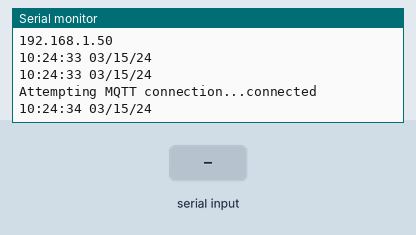
Bench run of a sketch on a simulated ESP32. Parts: the last lines printed to the serial monitor. The test bench sets the inputs (shaded band). WiFi joins after 1.5 s; servers stay silent unless stated; the local clock reads 2024-03-15 10:24:30 at power-on unless the sketch sets it; no MQTT or app messages arrive unless stated.

Above: at 4.2 s.
4.3 s: "90,45,200\n" received over the second serial link
At 4.93 s:
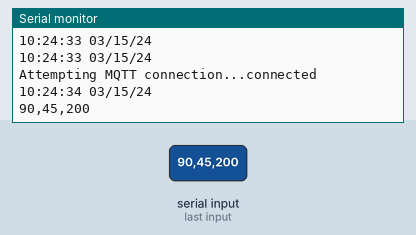
6.2 s: "90,45\n" received over the second serial link
At 6.94 s:
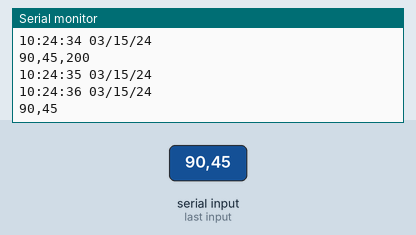
Timing chart, 0 to 9.2 s (numbered marks = the images above; inputs shaded):
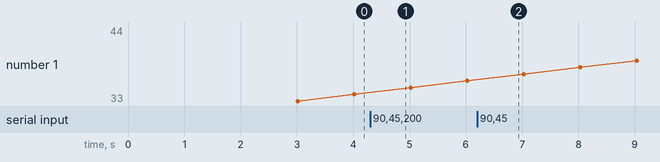

The sketch:

Sistem_A_ESP.ino
```cpp
#include "Header.h"

void ReceiveData(){
  while(Serial2.available() > 0){
    delay(10);
    char d = Serial2.read();
    data += d;
  }

  if (data.length() > 0){
    Serial.println(data);

    iradian = getValue(data,',',0).toInt();
    windSpeed = getValue(data,',',1).toInt();
    windDir = getValue(data,',',2).toInt();

    data = "";
  }
}

void SendSerial(){
  Serial2.println(TimeNow);
}

String getValue(String dataA, char separator, int index)
{
  int found = 0;
  int strIndex[] = {0, -1};
  int maxIndex = dataA.length()-1;

  for(int i=0; i<=maxIndex && found<=index; i++){
    if(dataA.charAt(i)==separator || i==maxIndex){
        found++;
        strIndex[0] = strIndex[1]+1;
        strIndex[1] = (i == maxIndex) ? i+1 : i;
    }
  }

  return found>index ? dataA.substring(strIndex[0], strIndex[1]) : "";
}

void LocalTime()
{
  struct tm timeinfo;
  if(!getLocalTime(&timeinfo)){
    Serial.println("Failed to obtain time");
    return;
  }
  strftime(TimeNow,30, "%H:%M:%S %x", &timeinfo);
  Serial.println(TimeNow);
}

void SetData(){
  LocalTime();
  sprintf(dataIr, "%d", iradian);
  sprintf(dataWs, "%d", windSpeed);
  sprintf(dataWd, "%d", windDir);
}


void setup_wifi() {
  delay(10);
  // We start by connecting to a WiFi network
  Serial.println();
  Serial.print("Connecting to ");
  Serial.println(wifi_ssid);

  WiFi.begin(wifi_ssid, wifi_password);

  if (WiFi.status() != WL_CONNECTED) {
    Serial.print("WIFI CONNECTING");
    while (WiFi.status() != WL_CONNECTED) {
      delay(500);
      Serial.print(".");
    }
    delay(500);
  }
  if (WiFi.status() == WL_CONNECTED) {
    Serial.print("WIFI CONNECTED");
    delay(1000);
  }

  Serial.println("");
  Serial.println("WiFi connected");
  Serial.println("IP address: ");
  Serial.println(WiFi.localIP());

}

void reconnect() {
  // Loop until we're reconnected
  while (!client.connected()) {
    Serial.print("Attempting MQTT connection...");
    if (client.connect("ESP8266Client", mqtt_user, mqtt_password)) {
      Serial.println("connected");
    } else {
      Serial.print("failed, rc=");
      Serial.print(client.state());
      Serial.println(" try again in 5 seconds");
      // Wait 5 seconds before retrying
      delay(5000);
    }
  }
}

void callback(char* topic, byte* payload, unsigned int length) {
  Serial.print("Message arrived [");
  Serial.print(topic);
  Serial.print("] ");
  Serial.println();
}

void sendData() {
  SetData();
  if (!client.connected()) {
    reconnect();
  }
  client.loop();

  client.publish(TAG1, dataIr);
  client.publish(TAG2, dataWs);
  client.publish(TAG3, dataWd);
  delay(100);
}

void setup() {
  // put your setup code here, to run once:
  Serial.begin(9600);
  Serial2.begin(9600);

  setup_wifi();
  client.setClient(espClient);
  client.setServer(mqtt_server, mqtt_port);

  configTime(gmtOffset_sec, daylightOffset_sec, ntpServer);
  LocalTime();
//  client.setCallback(callback);
}

void loop() {
  // put your main code here, to run repeatedly:
  SendSerial();

  currentMillis = millis();
  if (currentMillis - previousMillisR >= 500) {
    previousMillisR = currentMillis;
    ReceiveData();
  }

  currentMillis = millis();
  if (currentMillis - previousMillisSend >= IntervalSend) {
    previousMillisSend = currentMillis;
    sendData();
  }

//  Serial.println(dataIr);
//  Serial.println(dataWs);
//  Serial.println(dataWd);
}
```

Header.h
```cpp
#include <Arduino.h>
#include <WiFi.h>
#include "time.h"
#include <PubSubClient.h>

#define wifi_ssid "ITS1"
#define wifi_password "0313537387"

#define mqtt_server "mqtt-cleen.ptpjb.com"
#define mqtt_port 1883
#define mqtt_user "bbtk"
#define mqtt_password "ebtbbtk@PJB"

#define TAG1 "TA-WS1-IR" // Iradian
#define TAG2 "TA-WS1-WS" // Wind Speed
#define TAG3 "TA-WS1-WD" // Wind Direction

//#define mqtt_server "mqtt.dioty.co"
//#define mqtt_port 1883
//#define mqtt_user "ujangsprr@gmail.com"
//#define mqtt_password "a1e2b36d"

//#define TAG1 "/ujangsprr@gmail.com/TA-WS1-IR" // Iradian
//#define TAG2 "/ujangsprr@gmail.com/TA-WS1-WS" // Wind Speed
//#define TAG3 "/ujangsprr@gmail.com/TA-WS1-WD" // Wind Direction

WiFiClient espClient;
PubSubClient client;

// ====== Global Variable ======
int count = 0;
long currentTime, lastTime;
int iradian;
int windDir;
int windSpeed;
String data;
String Send;

int counter = 0;
int lastIndex = 0;

String pieces[3];

char dataIr[60];
char dataWs[60];
char dataWd[60];

char TimeNow[30];

const char* ntpServer = "pool.ntp.org";
const long  gmtOffset_sec = 21600;
const int   daylightOffset_sec = 3600;

//======== Timing ========
unsigned long currentMillis;
unsigned long previousMillisSend = 0;
unsigned long previousMillisR = 0;
unsigned long previousMillisSD = 0;
const int IntervalSend = 1000;
```

Measured:
- after the input at 4.3 s, the serial monitor: prints a new line after 0.43 s (image 1)
- after the input at 6.2 s, the serial monitor: prints a new line after 0.53 s (image 2)
